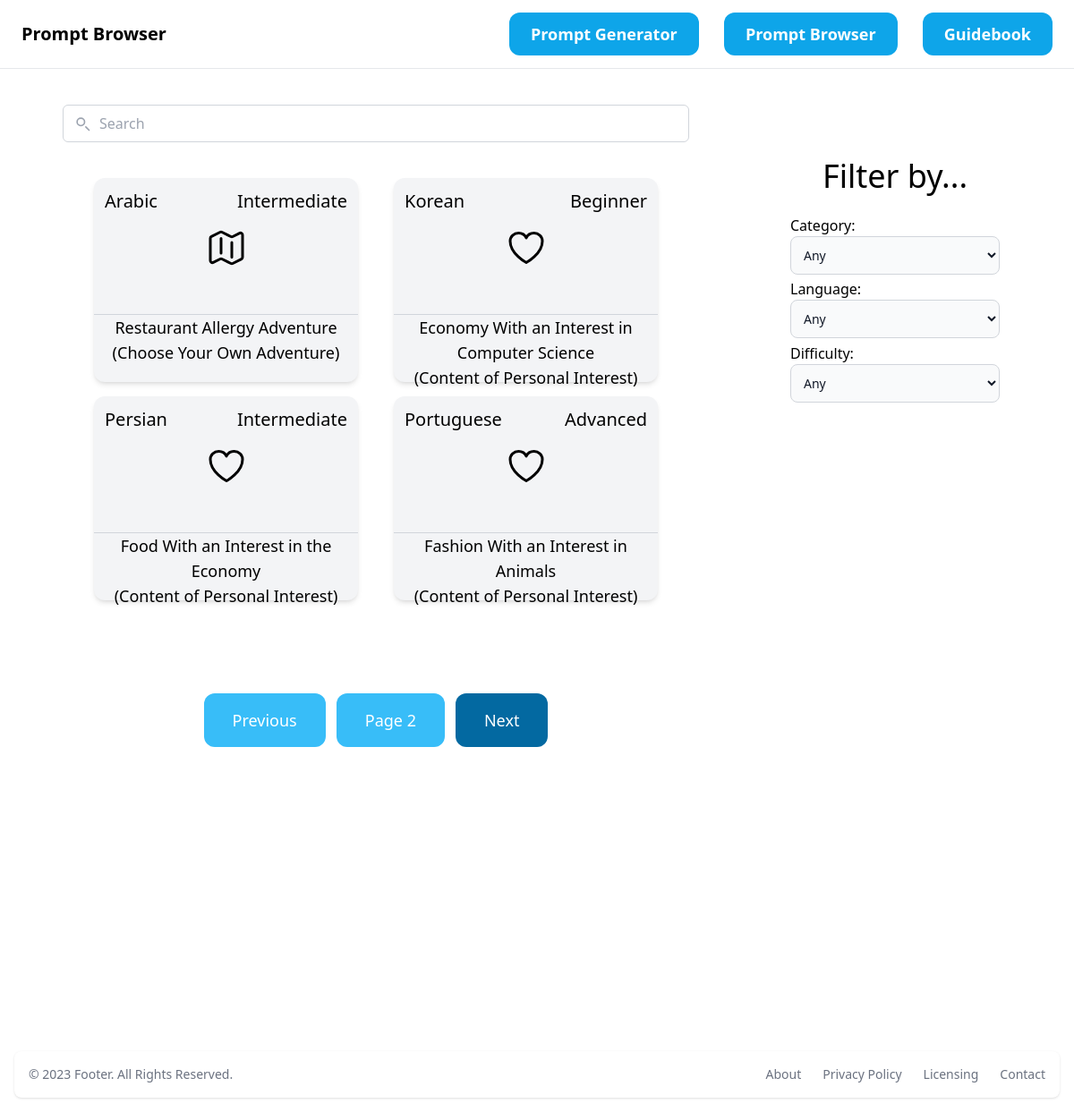
Page /browser/?page=2 on the earlier database version.
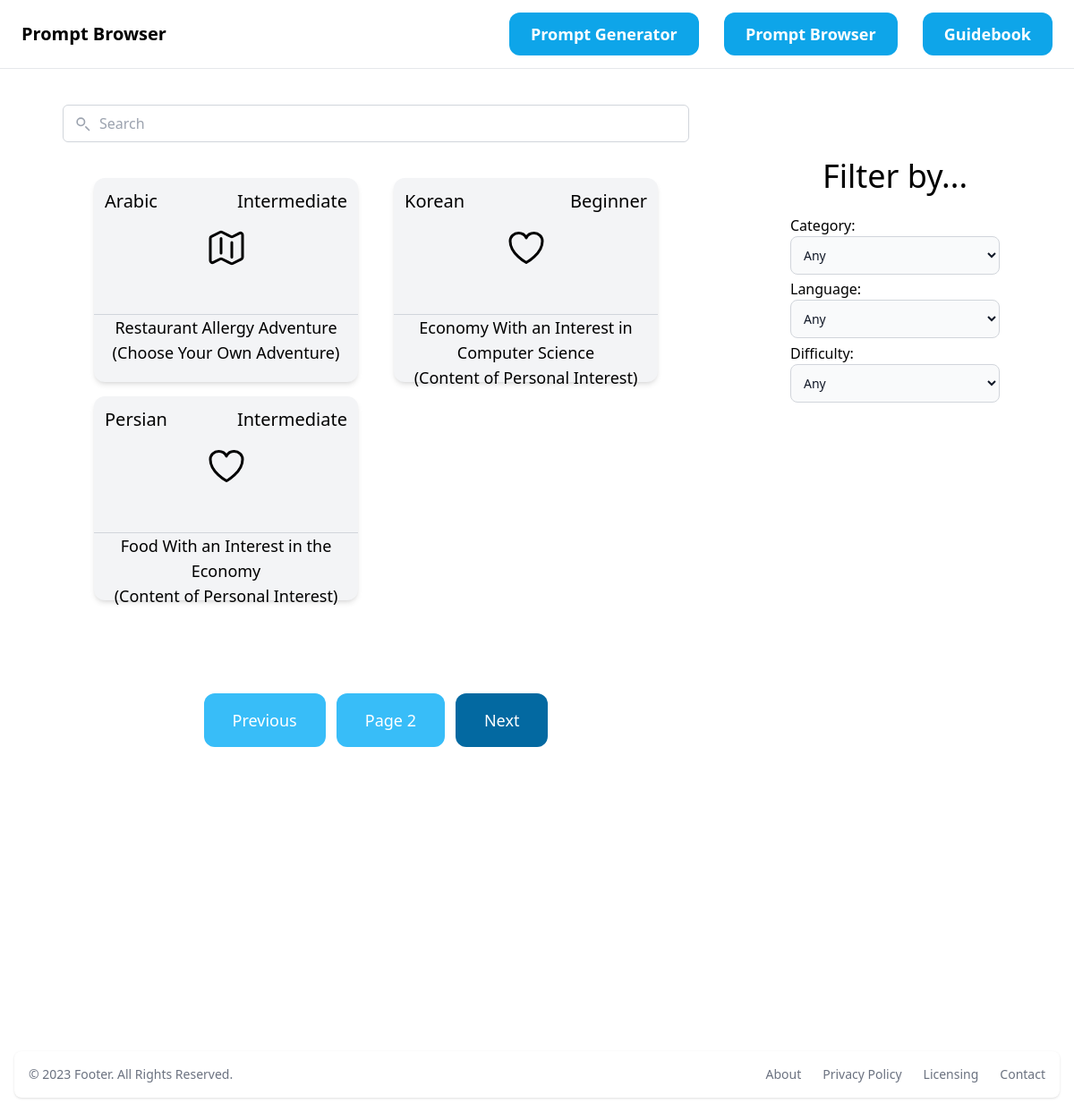
Same page on the later database version.
### prompt/models.py (models this page shows, shortened)
class Prompt(models.Model):
    category = models.ForeignKey(Category, on_delete=models.CASCADE)
    prompt_category = models.CharField(max_length=255, null=True)
    prompt_title = models.CharField(max_length=255, null=True)
    prompt_text = models.TextField(null=True)
    prompt_output = models.TextField(null=True)
    prompt_language = models.CharField(max_length=255, null=True)
    prompt_warning = models.BooleanField(default=False)
    prompt_level = models.CharField(max_length=255, null=True)

class Category(models.Model):
    category_name = models.CharField(max_length=255)
    category_information = models.TextField(null=True)
    category_svg = models.TextField(null=True)
    class Meta:
        verbose_name_plural = "Categories"
    def __str__(self):
        return self.category_name

### prompt/views.py (the view)
# urls.py: path('browser/', views.browser, name='browser'),
def browser(request):
    prompts = Prompt.objects.all()
    categories = Category.objects.all()
    paginator = Paginator(prompts, 6)
    page_number = request.GET.get('page')
    page_prompts = paginator.get_page(page_number)
    return render(request, 'prompt/browser.html', {
        'prompts': prompts,
        'categories': categories,
        'page_prompts': page_prompts
    })

### prompt/templates/prompt/browser.html (shortened to what this page needs)
{% extends 'prompt/base.html' %}
{%block content%} Prompt Browser {%endblock%}
{%block searchcontent %}
<div class="grid grid-cols-10 grid-rows-2" style="grid-template-rows: auto auto"">
    <div class="col-span-7 place-items-center flex justify-center mt-10" style="max-height:50px">
        <div class="relative">
            <input id="query" name="query" type="text" placeholder="Search" style="width:700px" class="py-2 pl-10 pr-4 border border-gray-300 rounded-md focus:outline-none focus:ring-2 focus:ring-blue-500 focus:border-transparent">
            <button href="#" class="absolute inset-y-0 left-0 flex items-center pl-3">
                <svg class="w-5 h-5 text-gray-400" fill="none" stroke="currentColor" viewBox="0 0 24 24" xmlns="http://www.w3.org/2000/svg">
                <path stroke-linecap="round" stroke-linejoin="round" stroke-width="2" d="M21 21l-4.35-4.35M15 10a5 5 0 1 0-10 0 5 5 0 0 0 10 0z"></path>
                </svg>
            </button>
        </div>
    </div>
    <div id="promptsContainer" class="row-start-2 col-span-7 flex justify-center" style="height:1000px">
        {%include 'prompt/filtered_results.html' %}
    </div>
    <div class="grid grid-rows-7 mr-10 col-span-3 row-span-2 flex justify-center" style="height:500px">
        <div class="pt-5 row-span-1">
            <div class="text-4xl relative flex justify-center items-center gap-5 pt-20">
                Filter by...
            </div>
        </div>
        <div class="row-span-1 pt-5">
        </div>
        <div class="row-span-1 pt-5">
            Category:
                <select class="bg-gray-50 border border-gray-300 text-gray-900 text-sm rounded-lg
                focus:ring-blue-500 focus:border-blue-500 block w-full p-2.5 dark:bg-gray-700
                dark:border-gray-600 dark:placeholder-gray-400 dark:text-white
                dark:focus:ring-blue-500 dark:focus:border-blue-500"
                id="categories" name="categoriesSelect">
                    <option value="AnyCategory">Any</option>
                </select>
        </div>
        <div class="pt-5 row-span-1">
            Language:
                <select class="bg-gray-50 border border-gray-300 text-gray-900 text-sm rounded-lg
                focus:ring-blue-500 focus:border-blue-500 block w-full p-2.5 dark:bg-gray-700
                dark:border-gray-600 dark:placeholder-gray-400 dark:text-white
                dark:focus:ring-blue-500 dark:focus:border-blue-500"
                id="languages" name="languageSelect">
                    <option value="AnyLanguage">Any</option>
                </select>
        </div>
        <div class="pt-5 row-span-1">
            Difficulty:
                <select class="bg-gray-50 border border-gray-300 text-gray-900 text-sm rounded-lg
                focus:ring-blue-500 focus:border-blue-500 block w-full p-2.5 dark:bg-gray-700
                dark:border-gray-600 dark:placeholder-gray-400 dark:text-white
                dark:focus:ring-blue-500 dark:focus:border-blue-500"
                id="difficulties" name="difficultySelect">
                    <option value="AnyDifficulty">Any</option>
                </select>
        </div>
        <div class="justify-center items-center pt-5 row-span-1">
        </div>
    </div>
</div>
{%endblock%}

### prompt/templates/prompt/filtered_results.html (shortened to what this page needs)
<div class="mt-10 w-3/4 grid grid-cols-2 grid-rows-4 gap-y-4 gap-x-10 columns-3">
    {%for prompt in page_prompts %}
    <div style="position: relative" class="h-auto grid grid-rows-3 hover:scale-105 col-span-1 row-span-1 rounded-xl shadow-md bg-gray-100">
        <div class="row-span-2">
            <div class="grid grid-rows-2 grid-cols-2">
                <div class="text-xl m-3 row-span-1 col-span-1">
                    <span class="language">{{prompt.prompt_language}}</span>
                </div>
                <div class="text-xl m-3 text-right row-span-1 col-span-1">
                    <span class="level">{{prompt.prompt_level}}</span>
                </div>
                <div class="flex justify-center items-center overflow-hidden col-span-2">
                    <span class="category">{{prompt.category.category_svg | safe}}</span>
                </div>
            </div>
        </div>
        <div class="row-span-1 border-t border-gray-300">
            <div class="text-lg flex justify-center items-center place-items-center">
                <center>
                    {{prompt.prompt_title}}
                <br>
                ({{prompt.category}})
                </center>
            </div>
        </div>
    </div>
    {%endfor%}
    <div class="flex gap-3 col-span-2 justify-center items-center pagination place-items-center">
        {% if page_prompts.has_previous %}
          <a class="mt-2 py-4 px-8 inline-block bg-sky-400 text-lg rounded-xl text-white hover:bg-sky-500" href="?page={{ page_prompts.previous_page_number }}">Previous</a>
        {% else %}
            <a class="mt-2 py-4 px-8 inline-block bg-sky-700 text-lg rounded-xl text-white">Previous</a>
        {% endif %}
        <span class="mt-2 py-4 px-8 inline-block bg-sky-400 text-lg rounded-xl text-white current-page">Page {{ page_prompts.number }}</span>
        {% if page_prompts.has_next %}
          <a class="mt-2 py-4 px-8 inline-block bg-sky-400 text-lg rounded-xl text-white hover:bg-sky-500" href="?page={{ page_prompts.next_page_number }}">Next</a>
          {% else %}
          <a class="mt-2 py-4 px-8 inline-block bg-sky-700 text-lg rounded-xl text-white">Next</a>
        {% endif %}
    </div>
</div>

Differences in the rows shown:
removed Prompt: prompt_language "Portuguese", prompt_level "Advanced", prompt_title "Fashion With an Interest in Animals", category "Content of Personal Interest"
